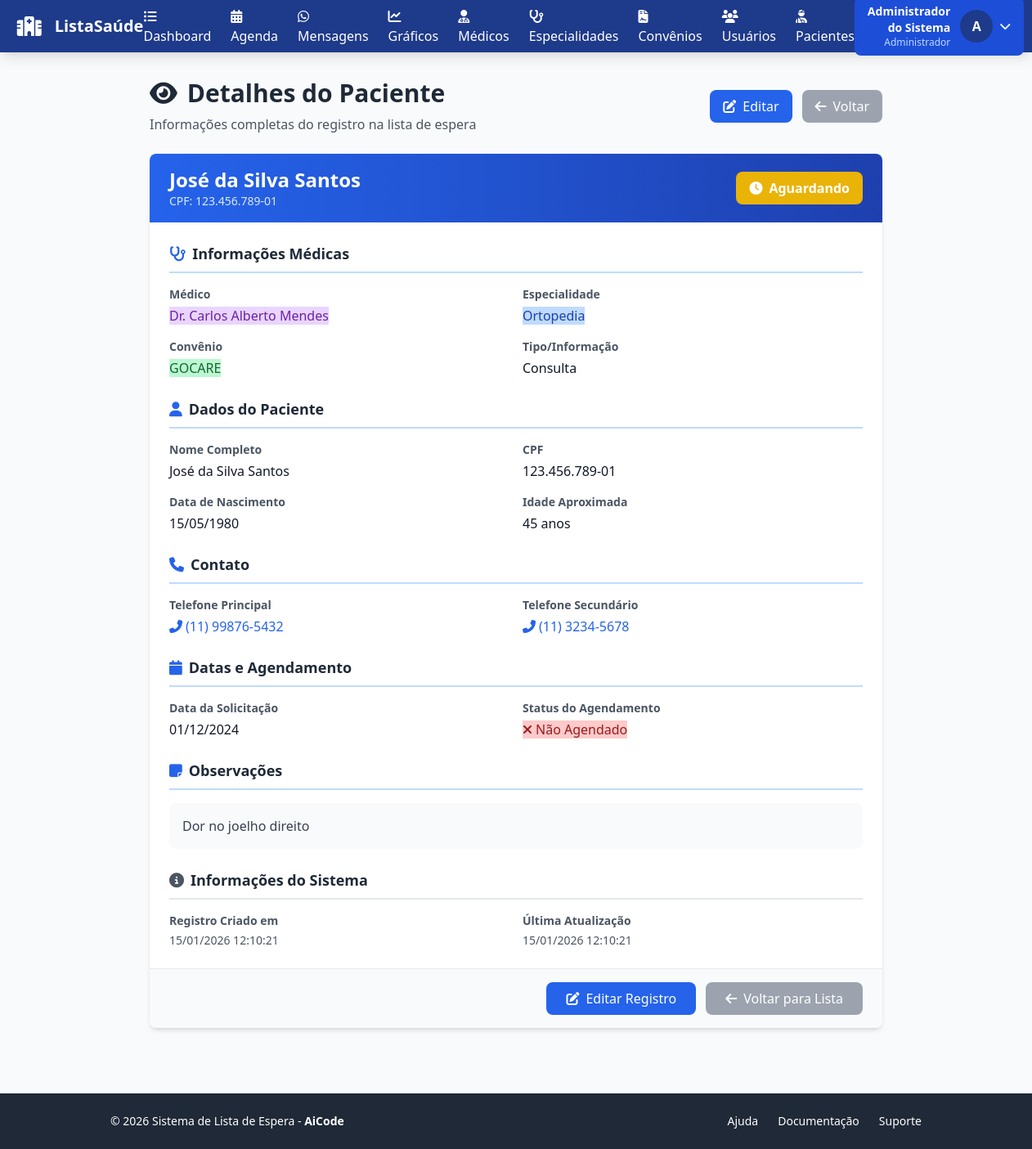
/fila_espera_view.php?id=1 (signed in), run on the app's committed database.
### tables this page shows
CREATE TABLE fila_espera (
    id INT AUTO_INCREMENT PRIMARY KEY,
    medico_id INT NOT NULL,
    especialidade_id INT NOT NULL,
    convenio_id INT,
    nome_paciente VARCHAR(150) NOT NULL,
    cpf VARCHAR(14) NOT NULL,
    data_nascimento DATE NOT NULL,
    data_solicitacao DATE NOT NULL,
    informacao VARCHAR(100),
    observacao TEXT,
    agendado BOOLEAN DEFAULT FALSE,
    data_agendamento DATE,
    telefone1 VARCHAR(20) NOT NULL,
    telefone2 VARCHAR(20),
    agendado_por VARCHAR(100),
    created_at TIMESTAMP DEFAULT CURRENT_TIMESTAMP,
    updated_at TIMESTAMP DEFAULT CURRENT_TIMESTAMP ON UPDATE CURRENT_TIMESTAMP,
    FOREIGN KEY (medico_id) REFERENCES medicos(id) ON DELETE RESTRICT,
    FOREIGN KEY (especialidade_id) REFERENCES especialidades(id) ON DELETE RESTRICT,
    FOREIGN KEY (convenio_id) REFERENCES convenios(id) ON DELETE SET NULL,
    INDEX idx_medico (medico_id),
    INDEX idx_especialidade (especialidade_id),
    INDEX idx_convenio (convenio_id),
    INDEX idx_nome_paciente (nome_paciente),
    INDEX idx_cpf (cpf),
    INDEX idx_data_solicitacao (data_solicitacao),
    INDEX idx_agendado (agendado)
);

CREATE TABLE medicos (
    id INT AUTO_INCREMENT PRIMARY KEY,
    nome VARCHAR(100) NOT NULL,
    crm_cpf VARCHAR(20) NOT NULL UNIQUE,
    telefone VARCHAR(20),
    email VARCHAR(100),
    ativo BOOLEAN DEFAULT TRUE,
    created_at TIMESTAMP DEFAULT CURRENT_TIMESTAMP,
    updated_at TIMESTAMP DEFAULT CURRENT_TIMESTAMP ON UPDATE CURRENT_TIMESTAMP,
    INDEX idx_nome (nome),
    INDEX idx_crm_cpf (crm_cpf),
    INDEX idx_ativo (ativo)
);

CREATE TABLE especialidades (
    id INT AUTO_INCREMENT PRIMARY KEY,
    nome VARCHAR(100) NOT NULL UNIQUE,
    cor VARCHAR(50) DEFAULT 'bg-blue-200',
    created_at TIMESTAMP DEFAULT CURRENT_TIMESTAMP,
    updated_at TIMESTAMP DEFAULT CURRENT_TIMESTAMP ON UPDATE CURRENT_TIMESTAMP,
    INDEX idx_nome (nome)
);

CREATE TABLE convenios (
    id INT AUTO_INCREMENT PRIMARY KEY,
    nome VARCHAR(100) NOT NULL UNIQUE,
    codigo VARCHAR(50),
    cor VARCHAR(50) DEFAULT 'bg-green-200',
    created_at TIMESTAMP DEFAULT CURRENT_TIMESTAMP,
    updated_at TIMESTAMP DEFAULT CURRENT_TIMESTAMP ON UPDATE CURRENT_TIMESTAMP,
    INDEX idx_nome (nome)
);

### fila_espera_view.php (the view, shortened to what the rows shown need)
<?php
require_once __DIR__ . '/models/FilaEspera.php';
require_once __DIR__ . '/includes/functions.php';
$filaModel = new FilaEspera();
$registro = $filaModel->buscarPorId($_GET['id']);
?>
<?php include __DIR__ . '/includes/header.php'; ?>
<div class="max-w-4xl mx-auto">
    <div class="mb-6 flex items-center justify-between">
        <div>
            <h1 class="text-3xl font-bold text-gray-800 mb-2">
                <i class="fas fa-eye mr-3"></i>Detalhes do Paciente
            </h1>
        </div>
    </div>
    <div class="bg-white rounded-lg shadow-md overflow-hidden">
        <div class="bg-gradient-to-r from-blue-600 to-blue-800 px-6 py-4 flex items-center justify-between">
            <div class="text-white">
                <h2 class="text-2xl font-bold"><?php echo htmlspecialchars($registro['nome_paciente']); ?></h2>
                <p class="text-blue-100 text-sm">CPF: <?php echo formatarCPF($registro['cpf']); ?></p>
            </div>
        </div>
        <div class="p-6 space-y-6">
            <div>
                <div class="grid grid-cols-1 md:grid-cols-2 gap-4">
                    <div>
                        <div class="text-gray-900">
                            <?php if ($registro['medico_nome']): ?>
                            <span class="chip bg-purple-200 text-purple-800">
                                <?php echo htmlspecialchars($registro['medico_nome']); ?>
                            </span>
                            <?php else: ?>
                            <span class="chip bg-gray-200 text-gray-600">
                                Sem médico definido
                            </span>
                            <?php endif; ?>
                        </div>
                    </div>
                    <div>
                        <div class="text-gray-900">
                            <span class="chip <?php echo gerarClasseChip($registro['especialidade_cor'] ?? 'bg-blue-200'); ?>">
                                <?php echo htmlspecialchars($registro['especialidade_nome']); ?>
                            </span>
                        </div>
                    </div>
                    <div>
                        <div class="text-gray-900">
                            <?php if ($registro['convenio_nome']): ?>
                            <span class="chip <?php echo gerarClasseChip($registro['convenio_cor'] ?? 'bg-green-200'); ?>">
                                <?php echo htmlspecialchars($registro['convenio_nome']); ?>
                            </span>
                            <?php else: ?>
                            <span class="text-gray-400">Não informado</span>
                            <?php endif; ?>
                        </div>
                    </div>
                    <div>
                        <label class="block text-sm font-semibold text-gray-600 mb-1">Tipo/Informação</label>
                        <div class="text-gray-900 font-medium">
                            <?php echo htmlspecialchars($registro['informacao'] ?: 'Não informado'); ?>
                        </div>
                    </div>
                </div>
            </div>
            <div>
                <div class="grid grid-cols-1 md:grid-cols-2 gap-4">
                    <div>
                        <label class="block text-sm font-semibold text-gray-600 mb-1">Nome Completo</label>
                        <div class="text-gray-900 font-medium">
                            <?php echo htmlspecialchars($registro['nome_paciente']); ?>
                        </div>
                    </div>
                    <div>
                        <label class="block text-sm font-semibold text-gray-600 mb-1">CPF</label>
                        <div class="text-gray-900 font-medium">
                            <?php echo formatarCPF($registro['cpf']); ?>
                        </div>
                    </div>
                    <div>
                        <label class="block text-sm font-semibold text-gray-600 mb-1">Data de Nascimento</label>
                        <div class="text-gray-900 font-medium">
                            <?php echo formatarData($registro['data_nascimento']); ?>
                        </div>
                    </div>
                    <div>
                        <label class="block text-sm font-semibold text-gray-600 mb-1">Idade Aproximada</label>
                        <div class="text-gray-900 font-medium">
                            <?php
                            $idade = date_diff(date_create($registro['data_nascimento']), date_create('now'))->y;
                            echo $idade . ' anos';
                            ?>
                        </div>
                    </div>
                </div>
            </div>
            <div>
                <div class="grid grid-cols-1 md:grid-cols-2 gap-4">
                    <div>
                        <div class="text-gray-900 font-medium">
                            <a href="tel:<?php echo $registro['telefone1']; ?>" class="text-blue-600 hover:underline">
                                <i class="fas fa-phone-alt mr-1"></i><?php echo formatarTelefone($registro['telefone1']); ?>
                            </a>
                        </div>
                    </div>
                    <?php if ($registro['telefone2']): ?>
                    <div>
                        <label class="block text-sm font-semibold text-gray-600 mb-1">Telefone Secundário</label>
                        <div class="text-gray-900 font-medium">
                            <a href="tel:<?php echo $registro['telefone2']; ?>" class="text-blue-600 hover:underline">
                                <i class="fas fa-phone-alt mr-1"></i><?php echo formatarTelefone($registro['telefone2']); ?>
                            </a>
                        </div>
                    </div>
                    <?php endif; ?>
                </div>
            </div>
            <div>
                <div class="grid grid-cols-1 md:grid-cols-2 gap-4">
                    <div>
                        <label class="block text-sm font-semibold text-gray-600 mb-1">Data da Solicitação</label>
                        <div class="text-gray-900 font-medium">
                            <?php echo formatarData($registro['data_solicitacao']); ?>
                        </div>
                    </div>
                </div>
            </div>
            <?php if ($registro['observacao']): ?>
            <div>
                <h3 class="text-lg font-bold text-gray-800 mb-4 pb-2 border-b-2 border-blue-200">
                    <i class="fas fa-sticky-note mr-2 text-blue-600"></i>Observações
                </h3>
                <div class="bg-gray-50 p-4 rounded-lg">
                    <p class="text-gray-700 whitespace-pre-wrap"><?php echo htmlspecialchars($registro['observacao']); ?></p>
                </div>
            </div>
            <?php endif; ?>
            <div>
                <div class="grid grid-cols-1 md:grid-cols-2 gap-4 text-sm text-gray-600">
                    <div>
                        <label class="block font-semibold mb-1">Registro Criado em</label>
                        <div><?php echo date('d/m/Y H:i:s', strtotime($registro['created_at'])); ?></div>
                    </div>
                    <div>
                        <label class="block font-semibold mb-1">Última Atualização</label>
                        <div><?php echo date('d/m/Y H:i:s', strtotime($registro['updated_at'])); ?></div>
                    </div>
                </div>
            </div>
        </div>
    </div>
</div>
<?php include __DIR__ . '/includes/footer.php'; ?>

### data on the page
fila_espera: nome_paciente "José da Silva Santos", cpf "123.456.789-01", medico.nome "Dr. Carlos Alberto Mendes", especialidade.nome "Ortopedia", convenio.nome "GOCARE", informacao "Consulta", data_nascimento "15/05/1980", data_nascimento "45", telefone1 "(11) 99876-5432", telefone2 "(11) 3234-5678", data_solicitacao "01/12/2024", observacao "Dor no joelho direito", created_at "15/01/2026 12:10:21", updated_at "15/01/2026 12:10:21"

### other printed values
$usuario['nome'] "Administrador do Sistema"
$usuario['perfil'] "Administrador"
substr($usuario['nome'], 0, 1) "A"
